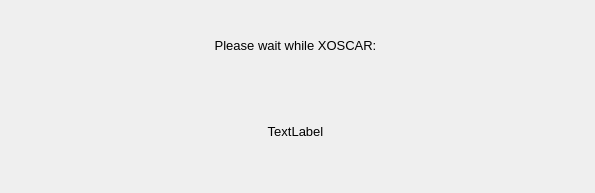
<ui version="4.0" >
 <class>GenericWaitDialog</class>
 <widget class="QDialog" name="GenericWaitDialog" >
  <property name="windowModality" >
   <enum>Qt::WindowModal</enum>
  </property>
  <property name="geometry" >
   <rect>
    <x>0</x>
    <y>0</y>
    <width>595</width>
    <height>193</height>
   </rect>
  </property>
  <property name="windowTitle" >
   <string>Please wait...</string>
  </property>
  <widget class="QLabel" name="label" >
   <property name="geometry" >
    <rect>
     <x>10</x>
     <y>10</y>
     <width>571</width>
     <height>71</height>
    </rect>
   </property>
   <property name="font" >
    <font>
     <pointsize>10</pointsize>
    </font>
   </property>
   <property name="text" >
    <string>Please wait while XOSCAR:</string>
   </property>
   <property name="alignment" >
    <set>Qt::AlignCenter</set>
   </property>
   <property name="wordWrap" >
    <bool>true</bool>
   </property>
  </widget>
  <widget class="QLabel" name="commandDetailLabel" >
   <property name="geometry" >
    <rect>
     <x>10</x>
     <y>96</y>
     <width>571</width>
     <height>71</height>
    </rect>
   </property>
   <property name="font" >
    <font>
     <pointsize>10</pointsize>
    </font>
   </property>
   <property name="text" >
    <string>TextLabel</string>
   </property>
   <property name="alignment" >
    <set>Qt::AlignCenter</set>
   </property>
   <property name="wordWrap" >
    <bool>true</bool>
   </property>
  </widget>
 </widget>
 <resources/>
 <connections/>
</ui>
